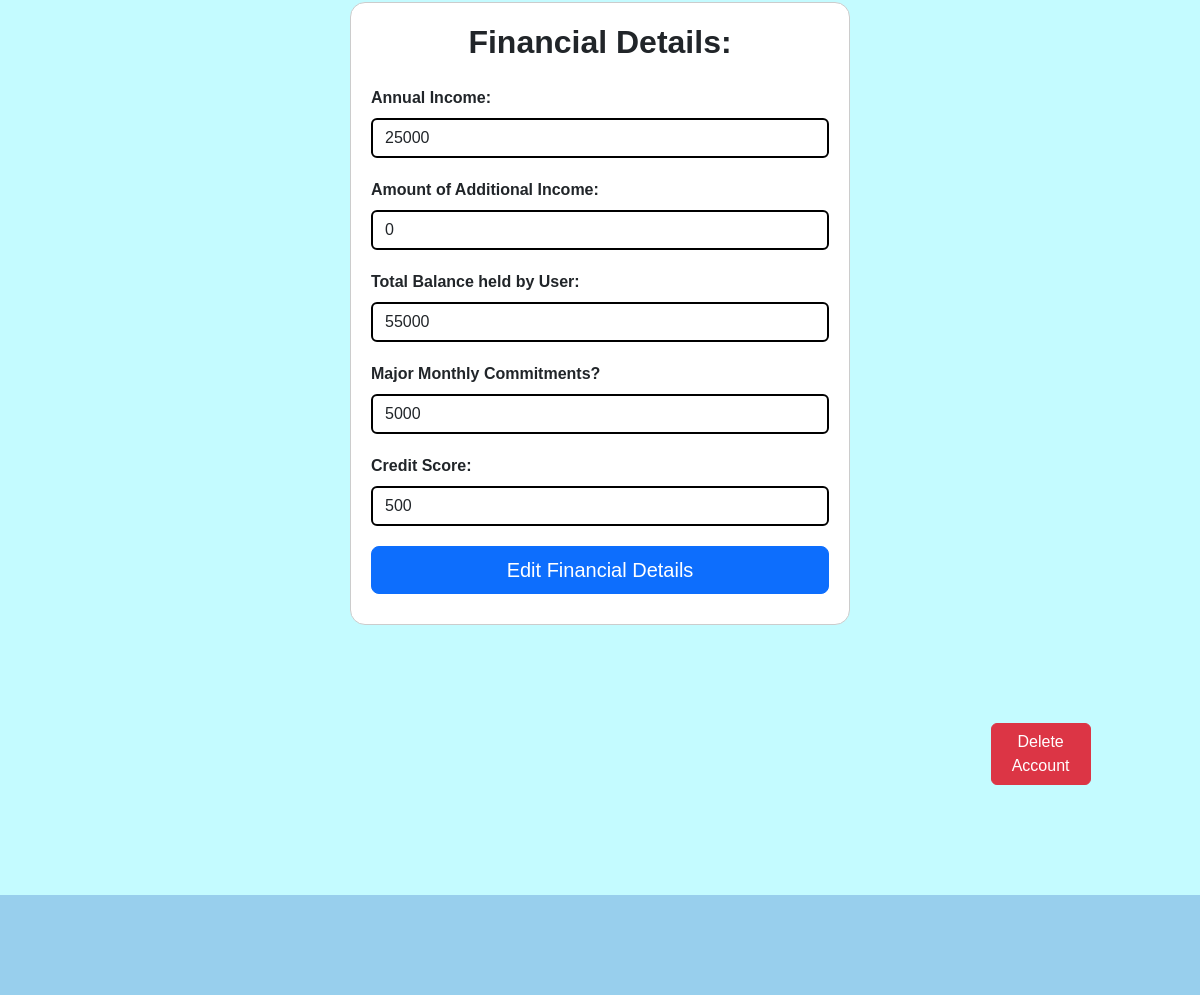
/MemberAccountDetails.php (signed in, lower part), run on an earlier commit of the app's database.
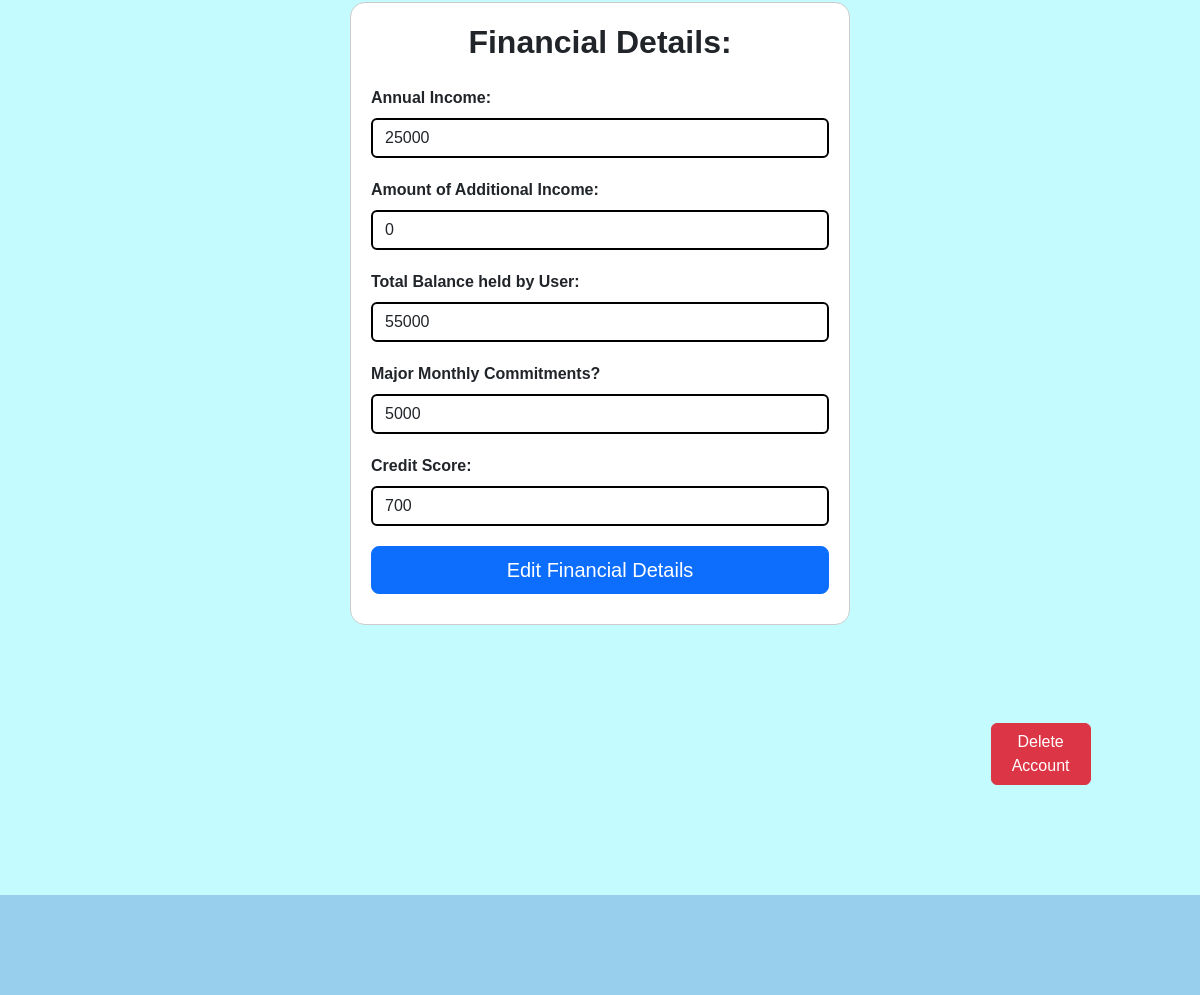
And on a later commit of the database.
### tables this page shows
CREATE TABLE "financialdetails" (
	"financial_ID"	INTEGER,
	"RegisteredUser_ID"	INTEGER NOT NULL,
	"annual_income"	INTEGER NOT NULL,
	"additional_income_amount"	INTEGER NOT NULL,
	"total_balance"	INTEGER NOT NULL,
	"other_commitments"	TEXT NOT NULL,
	"monthly_spending_amounts"	INTEGER NOT NULL,
	"credit_score"	TEXT NOT NULL,
	"mortgage_reason"	TEXT NOT NULL,
	"estimated_property_value"	INTEGER NOT NULL,
	"borrow_amount"	INTEGER NOT NULL,
	"mortgage_term"	INTEGER NOT NULL,
	PRIMARY KEY("financial_ID" AUTOINCREMENT),
	FOREIGN KEY("RegisteredUser_ID") REFERENCES "RegisteredUser"("RegisteredUser_ID")
);

### MemberAccountDetails.php (the view, shortened to what this page needs)
<?php
include 'connection.php';
$RegisteredUser_ID = $_SESSION['RegisteredUser_ID'];
$sqlFinancial = "SELECT annual_income, additional_income_amount, total_balance, other_commitments, credit_score FROM financialdetails WHERE RegisteredUser_ID=:RegisteredUser_ID";
$stmtFinancial = $db->prepare($sqlFinancial);
$stmtFinancial->bindParam(':RegisteredUser_ID', $RegisteredUser_ID, PDO::PARAM_INT);
$stmtFinancial->execute();
$financialDetails = $stmtFinancial->fetch(PDO::FETCH_ASSOC);
?>
<!DOCTYPE html>
<html lang="en">
<head>
  <link href="https://cdn.jsdelivr.net/npm/bootstrap@5.3.0-alpha1/dist/css/bootstrap.min.css" rel="stylesheet">
  <link href="style.css" rel="stylesheet">
</head>
<body>
  <main>
    <br><br><br>
    <div class="reg">
      <h2 class="mb-4"><b>Financial Details:</b></h2>
      <form action="MemberAccountDetails.php" method="post">
        <div class="form-group">
          <label for="annual_income" class="form-label">Annual Income:</label>
          <input type="text" class="form-control" id="annual_income" name="annual_income" value="<?php echo $financialDetails['annual_income']; ?>" required>
        </div>
        <div class="form-group">
          <label for="additional_income" class="form-label">Amount of Additional Income:</label>
          <input type="text" class="form-control" id="additional_income" name="additional_income" value="<?php echo $financialDetails['additional_income_amount']; ?>" required>
        </div>
        <div class="form-group">
          <label for="total_balance" class="form-label">Total Balance held by User:</label>
          <input type="text" class="form-control" id="total_balance" name="total_balance" value="<?php echo $financialDetails['total_balance']; ?>" required>
        </div>
        <div class="form-group">
          <label for="major_monthly_commitments_bool" class="form-label">Major Monthly Commitments?</label>
          <input type="text" class="form-control" id="major_monthly_commitments_bool" name="major_monthly_commitments_bool" value="<?php echo $financialDetails['other_commitments']; ?>" required>
        </div>
        <div class="form-group">
          <label for="credit_score" class="form-label">Credit Score:</label>
          <input type="text" class="form-control" id="credit_score" name="credit_score" value="<?php echo $financialDetails['credit_score']; ?>" required>
        </div>
        <button type="button" id="editFinancialBtn" class="btn btn-primary btn-lg btn-block" style="width: 100%;">Edit Financial Details</button>
      </form>
    </div>
    </main>
<div class="container mt-5">
  <button class="btn btn-delete-user" id="delete-userBtn">Delete Account</button>
</div>
<footer>
</footer>
</body>
</html>

What changed in the data, as far as the page shows it:
changed financialdetails: credit_score "500" → "700"
